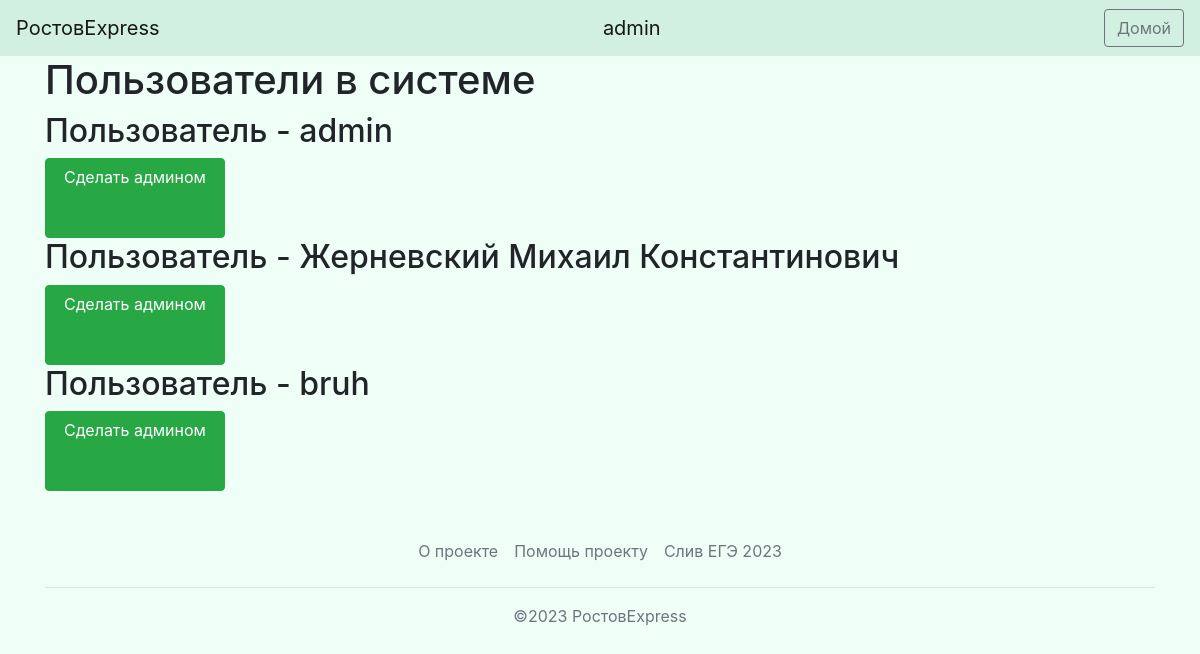
Page /admins (signed in) on the earlier database version.
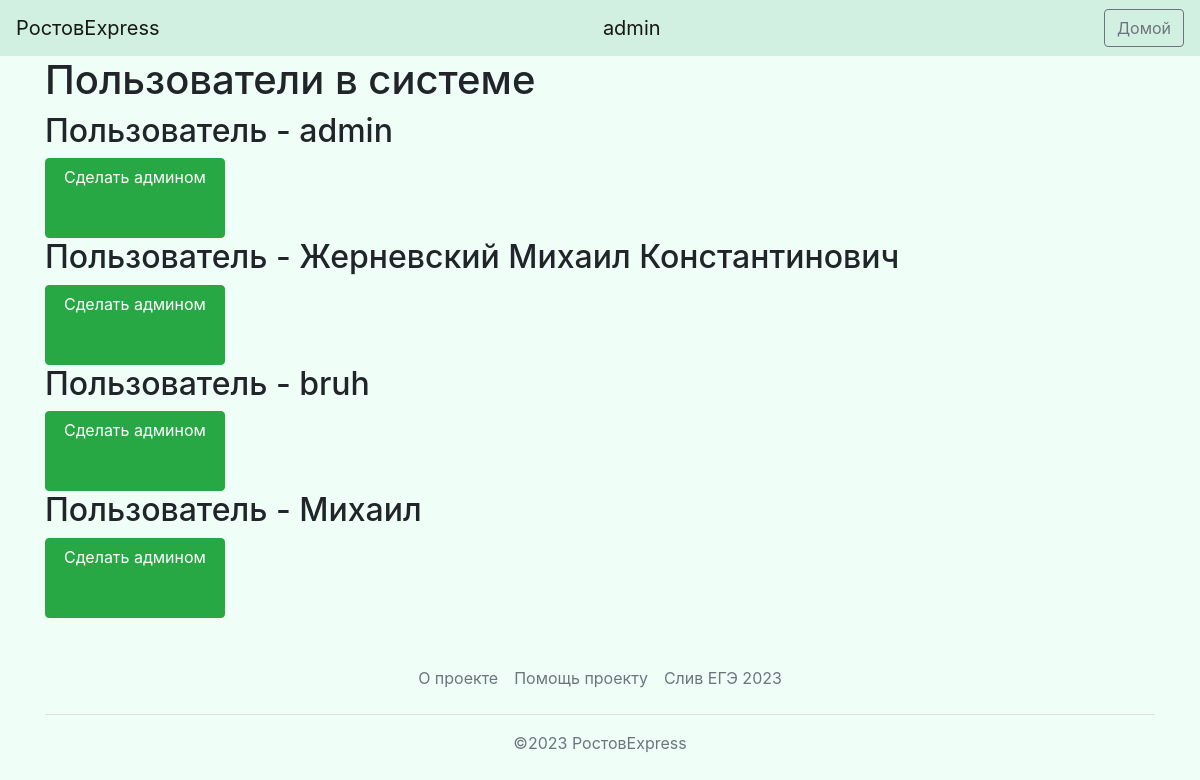
Same page on the later database version.
### data/users.py (models this page shows, shortened)
class User(SqlAlchemyBase, UserMixin):
    __tablename__ = 'users'
    id = sqlalchemy.Column(sqlalchemy.Integer,
                           primary_key=True, autoincrement=True)
    name = sqlalchemy.Column(sqlalchemy.String, nullable=True)
    about = sqlalchemy.Column(sqlalchemy.String, nullable=True)
    email = sqlalchemy.Column(sqlalchemy.String,
                              index=True, unique=True, nullable=True)
    phone_number = sqlalchemy.Column(sqlalchemy.String,
                                     index=True, unique=True, nullable=True)
    hashed_password = sqlalchemy.Column(sqlalchemy.String, nullable=True)
    created_date = sqlalchemy.Column(sqlalchemy.DateTime, default=datetime.datetime.now)
    user_type = sqlalchemy.Column(sqlalchemy.Integer, nullable=True)
    c_id = sqlalchemy.Column(sqlalchemy.Integer, sqlalchemy.ForeignKey('couriers.id'), nullable=True)
    show_completed = sqlalchemy.Column(sqlalchemy.Boolean, default=0)
    sqlalchemy.orm.relation('Courier')

### main.py (the view)
@app.route('/admins', methods=['GET', "POST"])
@login_required
def make_admins():
    if current_user.user_type < 3:
        return redirect('/')
    db_sess = db_session.create_session()
    users = db_sess.query(User).all()
    return render_template('existing_users.html', title='Существующие пользователи',
                           items=users)

### data/db_session.py (called while the page is built)
def create_session() -> Session:
    global __factory
    return __factory()

### main.py (called while the page is built)
@login_manager.user_loader
def load_user(user_id):
    db_sess = db_session.create_session()
    return db_sess.query(User).get(user_id)

### templates/existing_users.html
{% extends "base.html" %}
{% block content %}
<h1>Пользователи в системе</h1>
{% for item in items %}
<div>
    <h2>Пользователь - {{item.name}}</h2>
    <a class="btn btn-success" style="width: 180px; height:80px" href="/admins/{{item.id}}">Сделать админом</a>
</div>
{% endfor %}
{% endblock %}

### templates/base.html (shortened to what this page needs)
<!doctype html>
<html lang="en">
<head>
    <link rel="stylesheet"
          href="https://stackpath.bootstrapcdn.com/bootstrap/4.4.1/css/bootstrap.min.css"
>
</head>
<body style="background-color: #effff7">
<header>
    <nav class="navbar navbar-light" style="background-color: #d2f0e1">
        <a class="navbar-brand" href="#">РостовExpress</a>
        {% if current_user.is_authenticated %}
            <a class="navbar-brand" href="/logout">{{ current_user.name }}</a>
            <a class="btn btn-outline-secondary" style="font-size: medium; text-align: justify" href="/">Домой</a>
        {% else %}
            <p>
                <a class="btn btn-primary " href="/register">Зарегистрироваться</a>
                <a class="btn btn-success" href="/login">Войти</a>
            </p>
        {% endif %}
    </nav>
</header>
<main role="main" class="container">
    {% block content %}{% endblock %}
</main>
<div class="container">
    <footer class="py-3 my-4">
        <ul class="nav justify-content-center border-bottom pb-3 mb-3">
            <li class="nav-item"><a
                    href="https://docs.google.com/document/d/181rVJnixCkqp7kEEYyXy6jRmIWrEmT0YMYidJ4JE5xg/edit?usp=sharing"
                    class="nav-link px-2 text-muted">О проекте</a></li>
            <li class="nav-item"><a href="/donations" class="nav-link px-2 text-muted">Помощь проекту</a></li>
            <li class="nav-item"><a href="https://www.youtube.com/watch?v=dQw4w9WgXcQ" class="nav-link px-2 text-muted">Слив
                ЕГЭ 2023</a></li>
        </ul>
        <p class="text-center text-muted">©2023 РостовExpress</p>
    </footer>
</div>
</body>
</html>

Differences in the rows shown:
added User: name "Михаил"
